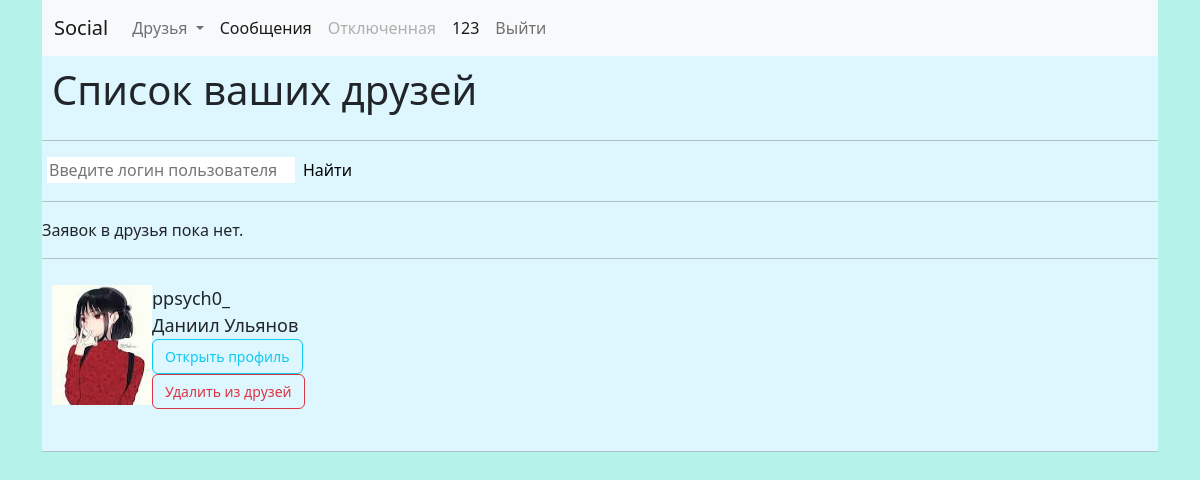
The app's page /users/friend-list/1/ (signed in) with its own data.
### users/models.py (models this page shows)
class User(AbstractUser):
	img = models.ImageField(upload_to='profile_photo/', blank=True)

class UserFriends(models.Model):
	owner = models.ForeignKey(User, related_name='owner', on_delete=models.CASCADE)
	friend = models.ForeignKey(User, related_name='friend', on_delete=models.CASCADE)

### users/views.py (the view)
# urls.py: path('friend-list/<int:pk>/', check_friend_list, name='friend_list'),
def check_friend_list(request, pk):
	context = {}
	if request.user.id == pk:
		if request.method == 'POST' and 'found_user' in request.POST:
			login_to_found = request.POST.get('found_user')
			try:
				context['found_user'] = User.objects.filter(username=login_to_found).first()
			except:
				context['found_user'] = 'Пользователь был не найден'
		return render(request, 'users/friend_list.html', context=context)
	return HttpResponseRedirect(reverse('messanger:index'))

### users/templates/users/friend_list.html (shortened to what this page needs)
{% extends 'base.html' %}
{% block content %}
	<div style="background: #DEF7FE;">
		<h1 style="padding: 10px;">Список ваших друзей</h1>
		<hr>
		<form style="margin-left: 5px;" method="post" action="{%url 'users:friend_list' user.id%}">
			<input style="width: 250px; border-left: none; border-top: none; border-color: #DEF7FE; box-shadow: none;" class="" type="" name="found_user" placeholder="Введите логин пользователя"><input class=" btn-success" type="submit" name="" value="Найти" style="border:None; background: #DEF7FE; bor">
		</form>
		<hr>
		{% if user.accept.all %}
		{%for req in user.accept.all%}
            		<p class="dropdown-item">
            			Запрос в друзья от {{req.user_send.username}}<br>
            			<a class="btn btn-outline-success" href="{% url 'users:accept_friend' req.user_send.id user.id%} ">Принять</a><a class='btn btn-outline-danger' href="{%url 'users:reject_friend' req.user_send.id user.id%}"> Отклонить</a>
            		</p>
        {%endfor%}
        {%else%}
        <p>Заявок в друзья пока нет.</p>
        {% endif %}  <hr>
        {%for friend_in_list in user.owner.all%}
        <div style="padding: 10px;">
        	{%if friend_in_list.friend.img%}
        <img src="{{ friend_in_list.friend.img.url }}" style="float: left;width: 100px; height: 120px;">
	        {%endif%}
	        		<p style="font-size: 18px; padding-right: 10px;">
	        			{{friend_in_list.friend.username}}<br>
	        			{{friend_in_list.friend.get_full_name}}<br>
	        			<a class="btn btn-outline-info" href="{% url 'users:profile' friend_in_list.friend.id %}" style="font-size: 14px;">Открыть профиль</a><br>
	        			<a class="btn btn-outline-danger" style="font-size: 14px;" href="{% url 'users:delete_friend' user.id friend_in_list.friend.id%}">Удалить из друзей</a>
	        	</p>
	      </div>
	      <hr>
        {%endfor%}
	</div>
{%endblock%}

### messanger/templates/base.html (shortened to what this page needs)
<!DOCTYPE html>
<html>
<head>
<link href="https://cdn.jsdelivr.net/npm/bootstrap@5.2.1/dist/css/bootstrap.min.css" rel="stylesheet">
</head>
<body style="background: #B5F2EA;">
<div class='container'>
{% if user.is_authenticated %}
<nav class="navbar navbar-expand-lg navbar-light bg-light">
  <div class="container-fluid">
    <a class="navbar-brand" href="{%url 'messanger:index'%}">Social</a>
    <div class="collapse navbar-collapse" id="navbarSupportedContent">
      <ul class="navbar-nav me-auto mb-2 mb-lg-0">
        <li class="nav-item dropdown">
          <a class="nav-link dropdown-toggle" href="#" id="navbarDropdown" role="button" data-bs-toggle="dropdown" aria-expanded="false">
            Друзья
          </a>
        </li>
        <li class="nav-item">
          <a class="nav-link active" aria-current="page" href="{% url 'messanger:chats' %}">Сообщения</a>
        </li>
        <li class="nav-item">
          <a class="nav-link disabled" href="#" tabindex="-1" aria-disabled="true">Отключенная</a>
        </li>
        <li class="nav-item">
          <a class="nav-link active" aria-current="page" href="{% url 'users:profile' user.id %}">{{user.username}}</a>
        </li>
        <li class="nav-item">
          <a class="nav-link" href="{% url 'users:user_logout' %}">Выйти</a>
        </li>
      </ul>
    </div>
  </div>
</nav>
	{% block content %}
	{% endblock %}
{%endif%}
</div>
</body>
</html>

### records on screen
User: username "123"
UserFriends: friend.img (picture), friend.username "ppsych0_", friend.get_full_name "Даниил Ульянов"
